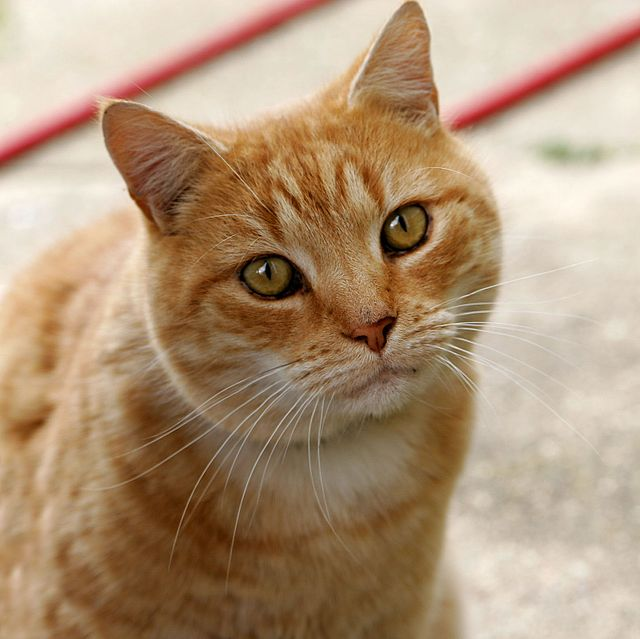
#> input picture OpenCV/Week 2/Assignment2_pycharm/Cat03.jpg, 640 x 639 px, found by its file name
$ jupyter execute assignment2.ipynb
#> lines starting #> are read from the running program, lines starting #| are printed output that depends on the picture; after the words box and inside, x2 and y2 are one past the last pixel; in counts of white or black regions, pixels touching at a corner belong together
# Assignment 2

### Imports

[cell 1]
import cv2
import numpy as np

### Initial Picture

[cell 2]
img1 = np.zeros((300, 300, 3), dtype="uint8")
for i in range(7):
    cv2.circle(img1, (150, 150), i * 25, (255, 255, 255))
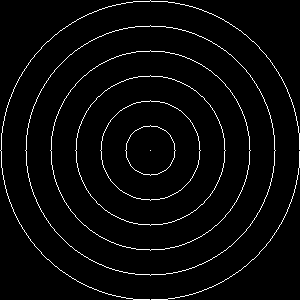
#> img1: shape (300, 300, 3); 3.3% white in thin lines or dots

cv2.imshow('circles', img1)
cv2.waitKey(0)
#> Out = 27

### Second Picture

[cell 3]
img2 = cv2.imread("/Users/tonkhaow/Desktop/Cognitive-Computing/OpenCV/Week 2/Assignment2_pycharm/Cat03.jpg")
#> img2 is the input picture: shape (639, 640, 3); mean B, G, R 120.7, 148.8, 175.9
img2 = cv2.cvtColor(img2, cv2.COLOR_BGR2GRAY)
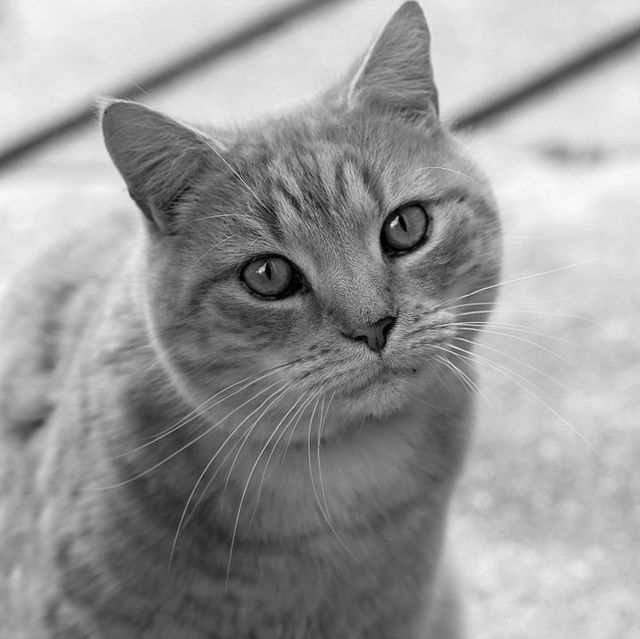
#> img2: shape (639, 640); min 0, max 250, mean 153.7
cv2.imshow("Grayscale Cat", img2)
cv2.waitKey()
#> Out = 27

### Third Picture

[cell 4]
img3 = cv2.imread("cat_image.png")
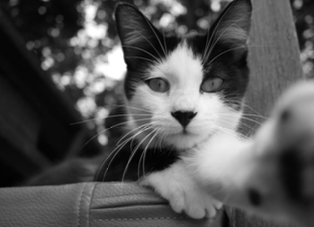
#> input picture OpenCV/Week 2/cat_image.png, 314 x 227 px
#> img3 is the input picture: shape (227, 314, 3); min 0, max 255, mean 85.9

mask = np.zeros(img3.shape[:2], dtype = "uint8")
(cX, cY) = (img3.shape[1] // 2, img3.shape[0] // 2)
#> cX = 157; cY = 113
cv2.circle(mask, (cX, cY), cY, color=150, thickness=-1)
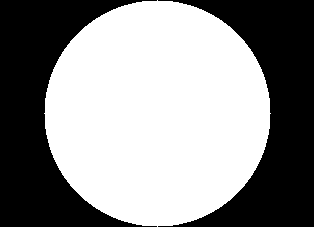
#> mask: shape (227, 314); values 0 (black) and 150 (white), 56.2% white; 2 black regions, box (x1, y1, x2, y2) and area: (0, 0, 157, 227) 15708, (158, 0, 314, 227) 15481

masked = cv2.bitwise_and(img3, img3, mask = mask)
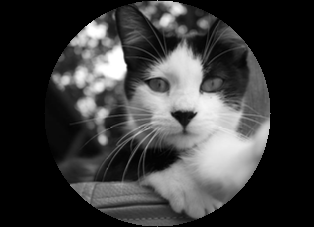
#> masked: shape (227, 314, 3); min 0, max 255, mean 58.6
cv2.imshow("Circle Puss", masked)
cv2.waitKey(0)
#> Out = 27
